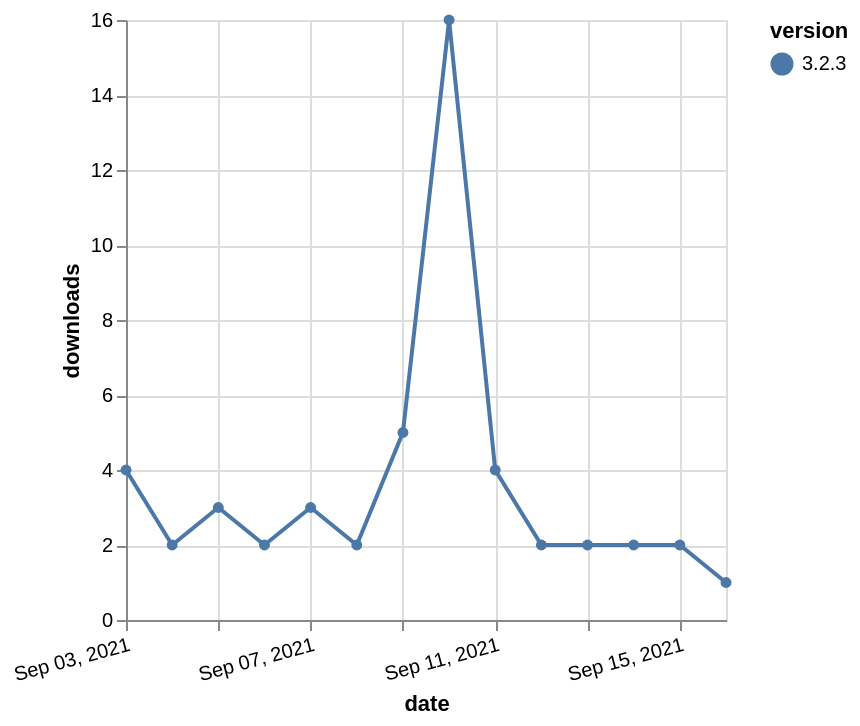

Vega-Lite specification for this chart:
### Vega-Lite specification from a JSON file in a GitHub repository (floating-point values rounded to 4 significant figures)
{"$schema": "https://vega.github.io/schema/vega-lite/v5.json", "description": "A simple bar chart with embedded data.", "data": {"values": [{"date": "2021-09-03", "total": 3213, "delta": 4, "version": "3.2.3"}, {"date": "2021-09-04", "total": 3215, "delta": 2, "version": "3.2.3"}, {"date": "2021-09-05", "total": 3218, "delta": 3, "version": "3.2.3"}, {"date": "2021-09-06", "total": 3220, "delta": 2, "version": "3.2.3"}, {"date": "2021-09-07", "total": 3223, "delta": 3, "version": "3.2.3"}, {"date": "2021-09-08", "total": 3225, "delta": 2, "version": "3.2.3"}, {"date": "2021-09-09", "total": 3230, "delta": 5, "version": "3.2.3"}, {"date": "2021-09-10", "total": 3246, "delta": 16, "version": "3.2.3"}, {"date": "2021-09-11", "total": 3250, "delta": 4, "version": "3.2.3"}, {"date": "2021-09-12", "total": 3252, "delta": 2, "version": "3.2.3"}, {"date": "2021-09-13", "total": 3254, "delta": 2, "version": "3.2.3"}, {"date": "2021-09-14", "total": 3256, "delta": 2, "version": "3.2.3"}, {"date": "2021-09-15", "total": 3258, "delta": 2, "version": "3.2.3"}, {"date": "2021-09-16", "total": 3259, "delta": 1, "version": "3.2.3"}]}, "width": "container", "mark": {"type": "line", "point": {"filled": true}}, "encoding": {"x": {"field": "date", "type": "temporal", "timeUnit": "yearmonthdate", "title": "date", "axis": {"labelAngle": -15}}, "y": {"field": "delta", "type": "quantitative", "title": "downloads"}, "color": {"field": "version", "type": "nominal"}, "tooltip": {"field": "delta"}}}
